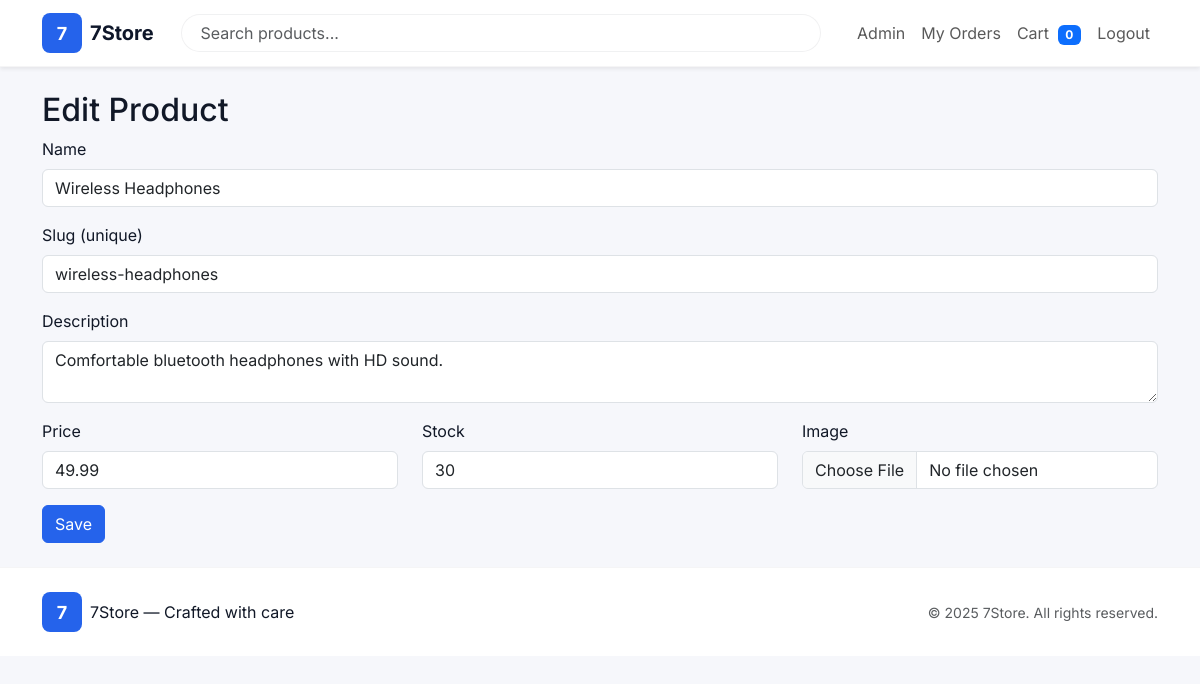
Page /seller/product/1/edit (signed in) on the committed database.
### models.py (models this page shows, shortened)
class Product(db.Model):
    __tablename__ = "product"
    id = db.Column(db.Integer, primary_key=True)
    seller_id = db.Column(db.Integer, db.ForeignKey("user.id"), nullable=True, index=True)
    name = db.Column(db.String(255), nullable=False, index=True)
    slug = db.Column(db.String(255), unique=True, nullable=False)
    description = db.Column(db.Text, nullable=True)
    price = db.Column(db.Float, nullable=False)
    stock = db.Column(db.Integer, default=0)
    image_filename = db.Column(db.String(512), nullable=True)
    created_at = db.Column(db.DateTime, default=datetime.utcnow)
    seller = db.relationship("User", back_populates="products")

### seller.py (the view, shortened to what this page needs)
@seller_bp.route("/product/<int:pid>/edit", methods=["GET","POST"])
@login_required
def product_edit(pid):
    p = Product.query.get_or_404(pid)
    if p.seller_id != current_user.id and not current_user.is_admin:
        flash("Not authorized.", "danger")
        return redirect(url_for("seller.dashboard"))
    return render_template("seller_product_form.html", product=p)

### templates/seller_product_form.html (shortened to what this page needs)
{% extends "base.html" %}
{% block content %}
<h2>{{ 'Edit' if product else 'Create' }} Product</h2>
<form method="post" enctype="multipart/form-data">
  <div class="mb-3">
    <label class="form-label">Name</label>
    <input name="name" class="form-control" value="{{ product.name if product else '' }}">
  </div>
  <div class="mb-3">
    <label class="form-label">Slug (unique)</label>
    <input name="slug" class="form-control" value="{{ product.slug if product else '' }}">
  </div>
  <div class="mb-3">
    <label class="form-label">Description</label>
    <textarea name="description" class="form-control">{{ product.description if product else '' }}</textarea>
  </div>
  <div class="row">
    <div class="col-md-4 mb-3">
      <label class="form-label">Price</label>
      <input name="price" type="number" step="0.01" class="form-control" value="{{ product.price if product else '' }}">
    </div>
    <div class="col-md-4 mb-3">
      <label class="form-label">Stock</label>
      <input name="stock" type="number" class="form-control" value="{{ product.stock if product else 0 }}">
    </div>
    <div class="col-md-4 mb-3">
      <label class="form-label">Image</label>
      <input name="image" type="file" class="form-control">
    </div>
  </div>
  <button class="btn btn-primary">Save</button>
</form>
{% endblock %}

### static/css/styles.css (style rules this page uses)
:root { --accent: #2563eb; --muted: #6b7280; --card: #ffffff; --bg: #f6f7fb; --radius: 12px; --shadow-sm: 0 6px 18px rgba(17,24,39,0.06); }
* { box-sizing: border-box; }
body { font-family: 'Inter', system-ui, -apple-system, "Segoe UI", Roboto, "Helvetica Neue", Arial; background: var(--bg); color: #111827; -webkit-font-smoothing:antialiased; -moz-osx-font-smoothing:grayscale; margin: 0; }
.btn-primary { background: var(--accent); border-color: var(--accent); }

### rows in the picture
Product: name "Wireless Headphones", slug "wireless-headphones", description "Comfortable bluetooth headphones with HD sound.", price "49.99", stock "30"

### other values in the picture
{{ cart_quantity or 0 }} "0"
{{ 'Edit' if product else 'Create' }} "Edit"
